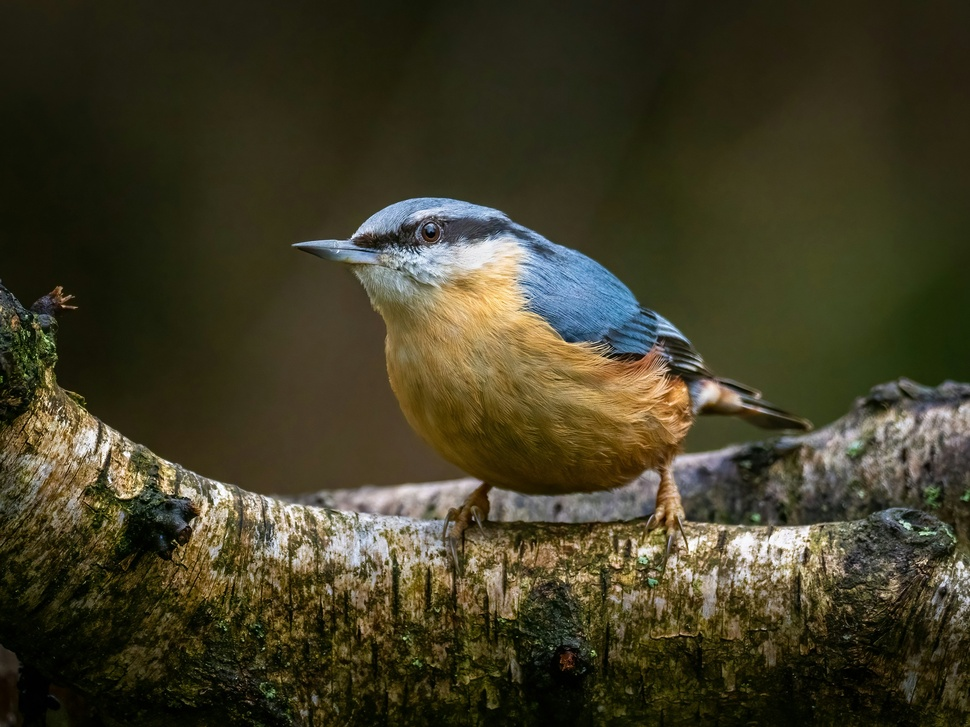
#> input picture dataset/cover.jpg, 970 x 727 px, shrunk from 3068 x 2301 before the run
$ jupyter execute fft.ipynb
#> lines starting #> are read from the running program, lines starting #| are printed output that depends on the picture
### utils/noise.py
import cv2
import numpy as np

def add_gaussian_noise(image: np.ndarray, mean=0, sigma=25) -> np.ndarray:
    """
    向图像中添加高斯噪声。
    :param image: 输入图像（numpy数组）
    :param mean: 高斯噪声的均值
    :param sigma: 高斯噪声的标准差
    :return: 添加噪声后的图像
    """
    # 生成高斯噪声
    gaussian_noise = np.random.normal(mean, sigma, image.shape).astype(np.uint8)
    noisy_image = cv2.add(image, gaussian_noise)  # 将噪声添加到图像中
    return noisy_image

### fft.ipynb
[cell 1]
from PIL import ImageFont, ImageDraw, Image
import numpy as np


BLACK = (0, 0, 0)
WHITE = (255, 255, 255)
CHARS_PER_ROW = 50
MONOSPACE_FONT_RATIO = 0.6


def text_to_image(text: str, shape: tuple[int, int]) -> Image:
    shape = (shape[1], shape[0])

    font_size = shape[0] // int(CHARS_PER_ROW * MONOSPACE_FONT_RATIO)
    n_rows = shape[1] // font_size

    if len(text) > CHARS_PER_ROW * n_rows:
        print(f"Text is to big, {len(text) - CHARS_PER_ROW * n_rows} chars will be stripped")
        text = text[:CHARS_PER_ROW * n_rows]

    font = ImageFont.truetype("./dataset/font.ttf", font_size)
    # font = ImageFont.load_default()

    text_img = Image.new('RGB', shape, color=BLACK)
    drawer = ImageDraw.Draw(text_img)

    for i in range(n_rows):
        drawer.text((0, i * font_size),
                    text[i * CHARS_PER_ROW: (i + 1) * CHARS_PER_ROW],
                    fill=WHITE, font=font)

    return text_img


def normalize_image(img: np.ndarray) -> np.ndarray:
    if img.dtype == np.uint8:
        img = img[:,:,:3] / 255.0

    return img[:, :, :3].astype(np.float64)


def denormalize_image(img: np.ndarray) -> np.ndarray:
    if img.dtype != np.uint8:
        # img, _, _ = centralize(img)
        img = np.clip(img, 0, 1) * 255

    return img[:, :, :3].astype(np.uint8)


def centralize(img: np.ndarray, side = 0.06):
    img = img.real.astype(np.float64)
    thres = img.size * side

    l = img.min()
    r = img.max()
    while l + 1 <= r:
        m = (l + r) / 2.
        s = np.sum(img < m)
        if s < thres:
            l = m
        else:
            r = m
    low = l

    l = img.min()
    r = img.max()
    while l + 1 <= r:
        m = (l + r) / 2.
        s = np.sum(img > m)
        if s < thres:
            r = m
        else:
            l = m

    high = max(low + 1, r)
    img = (img - low) / (high - low)

    return img, low, high


def get_xmap(shape):
    return np.arange(shape[0]).reshape((-1, 1)), np.arange(shape[1])

[cell 2]
def embed(img: Image, text: str) -> Image:
    img = normalize_image(np.asarray(img))
    embedding_zone_shape = (img.shape[0] // 2, img.shape[1])

    text_img = text_to_image(text, embedding_zone_shape)
    text_img = normalize_image(np.asarray(text_img))

    img_fft = np.fft.fft2(img, None, (0, 1))

    _, low, high = centralize(img_fft)
    alpha = high - low

    xmap = get_xmap(embedding_zone_shape)

    img_fft[xmap[0], xmap[1]] += text_img * alpha
    img_fft[-xmap[0], -xmap[1]] += text_img * alpha

    img_inv = np.fft.ifft2(img_fft, None, (0, 1)).real

    return denormalize_image(img_inv)


def extract(img: Image, base_img: Image) -> Image:
    img = normalize_image(np.asarray(img))
    base_img = normalize_image(np.asarray(base_img))

    img_fft = np.fft.fft2(img, None, (0, 1))
    base_img_fft = np.fft.fft2(base_img, None, (0, 1))

    img_fft -= base_img_fft

    xmap = get_xmap((img.shape[0] // 2, img.shape[1]))

    embedding_zone, _, _ = centralize(img_fft[xmap[0], xmap[1]])

    return denormalize_image(embedding_zone)

[cell 3]
img = Image.open("./dataset/cover.jpg")
#> img is the input picture: PIL image 970x727 RGB; mean R, G, B 64.5, 60.3, 38.2


res = embed(img, "Hello, Steganography!")
#> in text_to_image, `text_img = Image.new('RGB', shape, color=BLACK)`: text_img: PIL image 970x363 RGB; every value is 0
#> in embed, `text_img = text_to_image(text, embedding_zone_shape)`:
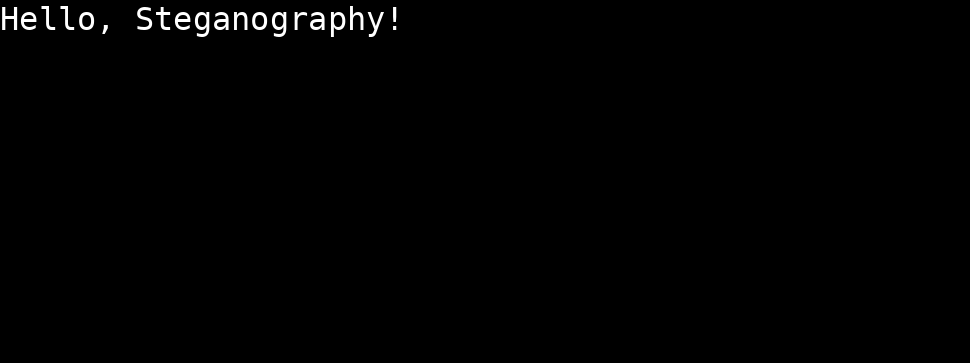
#> text_img: PIL image 970x363 RGB; min 0, max 255, mean 1.9
#> in centralize, `l = img.min()`: l = -39128.8
#> in centralize, `r = img.max()`: r = 178365.8
#> the loop in centralize, `while l + 1 <= r:` made 18 passes
#> (m, s, r) on passes 1, 2, 4, 8, 9, 10, 11, 12, 13, 14, 15, 16: (69618.5, 2115567, 69618.5), (15244.9, 2115567, 15244.9), (1651.5, 2115275, 1651.5), (801.9, 2114557, 801.9), (377.1, 2111583, 377.1), (164.7, 2099497, 164.7), (58.48, 2022963, 58.48), (5.38, 1289441, 5.38), (-21.17, 367993, -21.17), (-34.44, 202801, -34.44), (-41.08, 158119, -41.08), (-44.4, 141131, -44.4)
#> (m, s, l) on passes 3, 5, 6, 7: (-11942, 18, -11942), (-5145.2, 38, -5145.2), (-1746.9, 248, -1746.9), (-47.72, 126655, -47.72)
#> in centralize, `low = l`: low = -47.72
#> in centralize, `l = img.min()`: l = -39128.8
#> in centralize, `r = img.max()`: r = 178365.8
#> the loop in centralize, `while l + 1 <= r:` made 18 passes
#> (m, s, r) on passes 1, 2, 4, 8, 9, 10, 11, 15, 16, 18: (69618.5, 3, 69618.5), (15244.9, 3, 15244.9), (1651.5, 295, 1651.5), (801.9, 1013, 801.9), (377.1, 3987, 377.1), (164.7, 16073, 164.7), (58.48, 92607, 58.48), (51.84, 111529, 51.84), (48.53, 123155, 48.53), (47.7, 126365, 47.7)
#> (m, s, l) on passes 3, 5, 6, 7, 12, 13: (-11942, 2115552, -11942), (-5145.2, 2115532, -5145.2), (-1746.9, 2115322, -1746.9), (-47.72, 1988915, -47.72), (5.38, 826129, 5.38), (31.93, 224953, 31.93)
#> in centralize, `high = max(low + 1, r)`: high = 47.7
#> in embed, `_, low, high = centralize(img_fft)`: low = -47.72; high = 47.7
#> in embed, `alpha = high - low`: alpha = 95.41
#> in embed, `img_inv = np.fft.ifft2(img_fft, None, (0, 1)).real`:
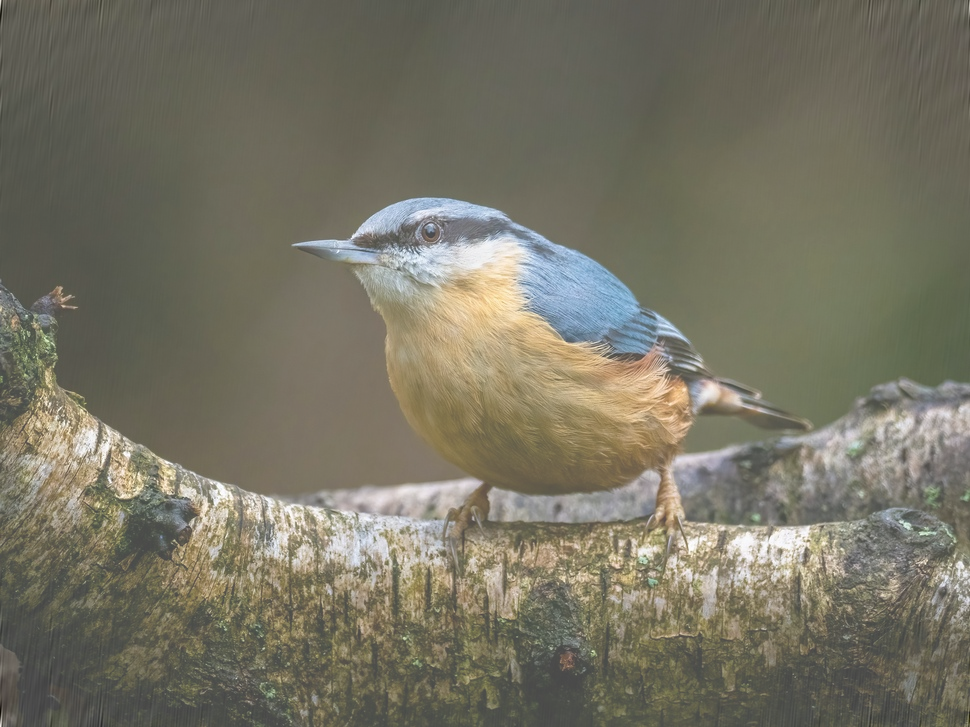
#> img_inv: shape (727, 970, 3) float64; mean of channels 0, 1, 2 0.253, 0.236, 0.15; drawn with min black and max white

# noise
from utils.noise import add_gaussian_noise
res = add_gaussian_noise(image=res, mean=0, sigma=5)
#> in add_gaussian_noise, `noisy_image = cv2.add(image, gaussian_noise)`:
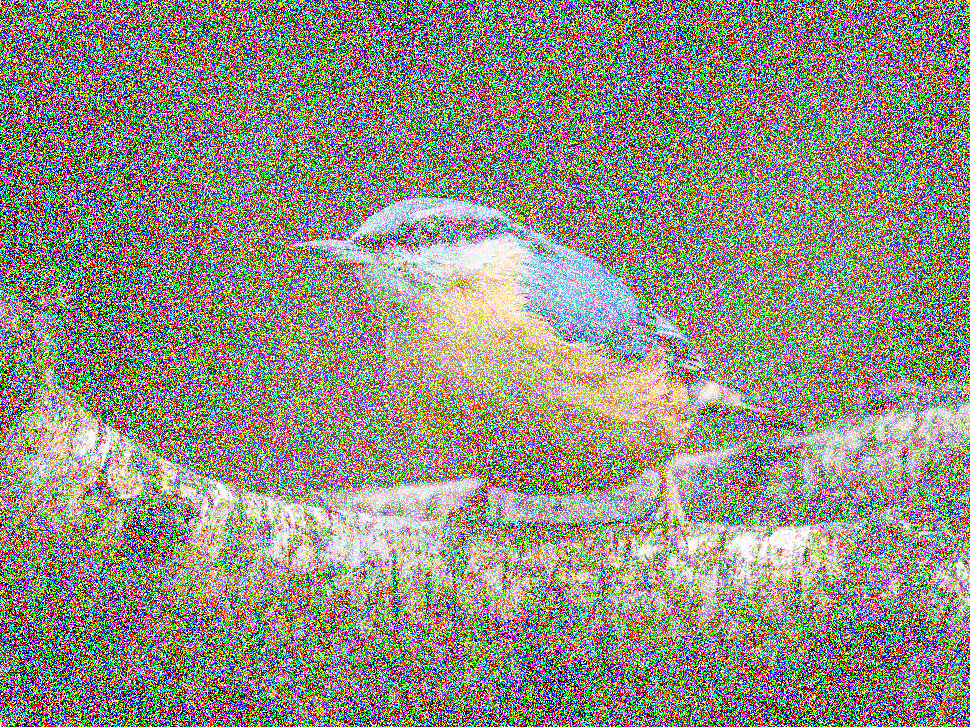
#> noisy_image: shape (727, 970, 3); mean R, G, B 146.1, 143.5, 130.7

Image.fromarray(res).save("./results/stego_fft_n.png")

[cell 4]
base_img = Image.open("./results/stego_fft_n.png")

res = extract(img, base_img)
#> the loop in centralize (call 2), `while l + 1 <= r:` made 18 passes
#> (m, s, l) on passes 1, 2, 3, 4, 5, 7, 10, 12, 13, 15, 16, 18: (-125152.4, 3, -125152.4), (-59881.7, 3, -59881.7), (-27246.4, 3, -27246.4), (-10928.7, 8, -10928.7), (-2769.9, 22, -2769.9), (-730.2, 1238, -730.2), (-475.2, 23284, -475.2), (-411.5, 42408, -411.5), (-379.6, 56445, -379.6), (-371.6, 60550, -371.6), (-367.6, 62660, -367.6), (-366.6, 63172, -366.6)
#> (m, s, r) on passes 6, 8, 9, 11, 14, 17: (1309.5, 1056282, 1309.5), (289.7, 941793, 289.7), (-220.2, 184613, -220.2), (-347.7, 73837, -347.7), (-363.7, 64787, -363.7), (-365.6, 63708, -365.6)
#> the loop in centralize (call 2), `while l + 1 <= r:` made 18 passes
#> (m, s, l) on passes 1, 2, 3, 4, 5, 7, 8, 12, 15, 16: (-125152.4, 1056327, -125152.4), (-59881.7, 1056327, -59881.7), (-27246.4, 1056327, -27246.4), (-10928.7, 1056322, -10928.7), (-2769.9, 1056308, -2769.9), (-730.2, 1055092, -730.2), (289.7, 114537, 289.7), (353.4, 70113, 353.4), (361.4, 65758, 361.4), (365.4, 63581, 365.4)
#> (m, s, r) on passes 6, 9, 10, 11, 13, 14: (1309.5, 48, 1309.5), (799.6, 553, 799.6), (544.7, 11256, 544.7), (417.2, 40398, 417.2), (385.3, 53561, 385.3), (369.4, 61418, 369.4)
#> in denormalize_image (call 2), `img = np.clip(img, 0, 1) * 255`:
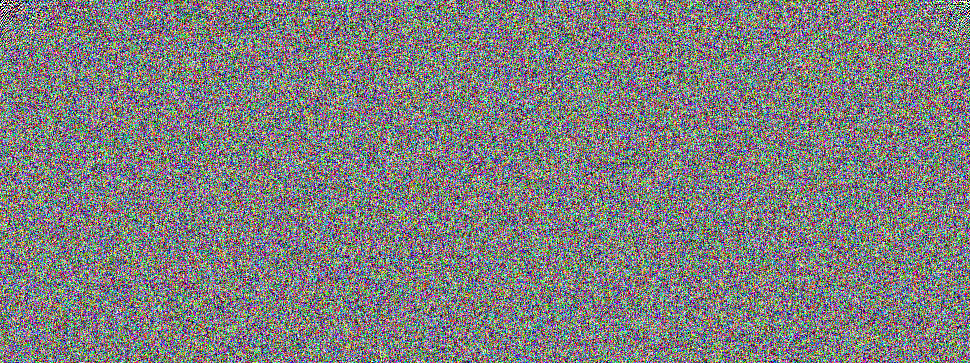
#> img: shape (363, 970, 3) float64; mean of channels 0, 1, 2 127.4, 127.4, 127.4; drawn as R, G, B
